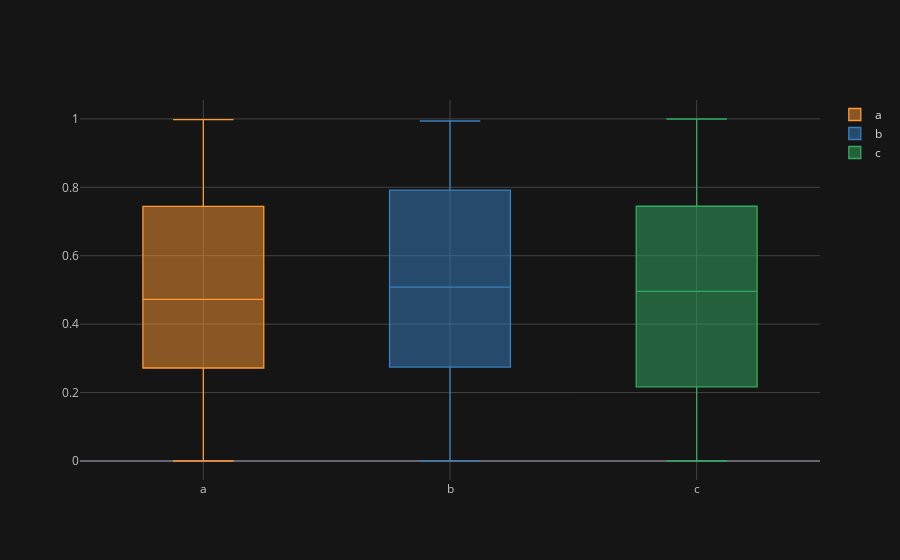

Source (notebook cell):
### Code cell
df.iplot(kind='box')

### Figure 1 — Plotly figure (JSON) as saved in the notebook; plotly's stock layout.template omitted (floating-point values rounded to 4 significant figures; data arrays with more than 128 entries replaced by an {"elided": "..."} marker saying what was removed)
{"data": [{"boxpoints": false, "line": {"width": 1.3}, "marker": {"color": "rgba(255, 153, 51, 1.0)"}, "name": "a", "orientation": "v", "type": "box", "y": {"elided": "300 float values"}}, {"boxpoints": false, "line": {"width": 1.3}, "marker": {"color": "rgba(55, 128, 191, 1.0)"}, "name": "b", "orientation": "v", "type": "box", "y": {"elided": "300 float values"}}, {"boxpoints": false, "line": {"width": 1.3}, "marker": {"color": "rgba(50, 171, 96, 1.0)"}, "name": "c", "orientation": "v", "type": "box", "y": {"elided": "300 float values"}}], "layout": {"legend": {"bgcolor": "#151516", "font": {"color": "#D9D9D9"}}, "paper_bgcolor": "#151516", "plot_bgcolor": "#151516", "title": {"font": {"color": "#D9D9D9"}}, "xaxis": {"gridcolor": "#434343", "showgrid": true, "tickfont": {"color": "#C2C2C2"}, "title": {"font": {"color": "#D9D9D9"}, "text": ""}, "zerolinecolor": "#666570"}, "yaxis": {"gridcolor": "#434343", "showgrid": true, "tickfont": {"color": "#C2C2C2"}, "title": {"font": {"color": "#D9D9D9"}, "text": ""}, "zerolinecolor": "#666570"}}}
